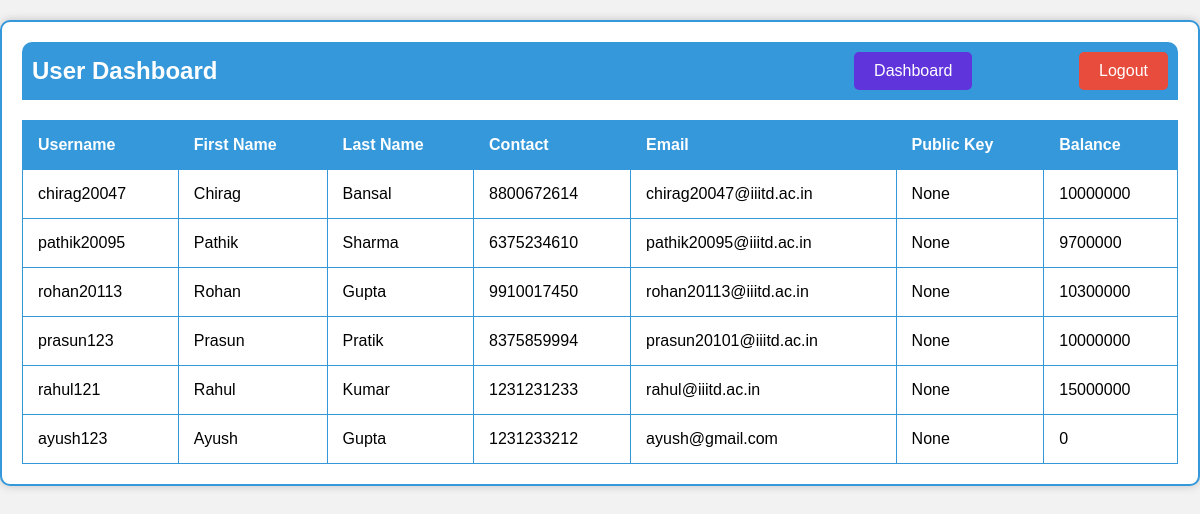
The page /users_list/ (signed in) on the database its author committed.
### project_app/models.py (models this page shows, shortened)
class AppUser(models.Model):
    first_name = models.CharField(max_length=30, null= False, blank=False, default = None)
    second_name = models.CharField(max_length=30, default= None)
    username = models.CharField(max_length=30, null= False, blank=False, default = None)
    password = models.CharField(max_length=256, null= False, blank=False, default = None)
    email = models.CharField(max_length=30, null= False, blank=False, default = None)
    contact = models.CharField(max_length=30, null= False, blank=False, default = None)
    public_key = models.CharField(max_length=256, null = True, blank = True, default = None)
    balance = models.DecimalField(decimal_places=0, max_digits=15, null = True, blank = True, default= 0)

### project_app/views.py (the view)
# urls.py: path("users_list/", views.dashboard_user_list, name="user_list_page"),
def dashboard_user_list(request):
    username = request.session.get('username')
    if(username is None):
        return redirect('/')
    request.session['username'] = username
    users = list(AppUser.objects.values())
    user_list = []
    for i in range(len(users)):
        if(users[i]['username'] != request.session.get('username')):
            user_list.append(users[i])
    return render(request, 'user_list.html', {'users':user_list})

### project_app/templates/user_list.html (shortened to what this page needs)
<!DOCTYPE html>
<html>
<head>
</head>
<body>
    <div class="container">
        <div class="navbar">
            <h2>User Dashboard</h2>
            <a class="dashboard-button" href="/admin_dashboard">Dashboard</a>
            <a class="logout-button" href="/logout">Logout</a>
        </div>
        <table>
            <thead>
                <tr>
                    <th>Username</th>
                    <th>First Name</th>
                    <th>Last Name</th>
                    <th>Contact</th>
                    <th>Email</th>
                    <th>Public Key</th>
                    <th>Balance</th>
                </tr>
            </thead>
            <tbody>
                {% for user in users %}
                <tr>
                    <td>{{ user.username }}</td>
                    <td>{{ user.first_name }}</td>
                    <td>{{ user.second_name }}</td>
                    <td>{{ user.contact }}</td>
                    <td>{{ user.email }}</td>
                    <td>{{ user.public_key }}</td>
                    <td>{{ user.balance }}</td>
                </tr>
                {% endfor %}
            </tbody>
        </table>
    </div>
</body>
</html>

### project_app/templates/user_list.html (style rules this page uses)
body { font-family: Arial, sans-serif; background-color: #f2f2f2; margin: 0; padding: 0; }
.container { max-width: 1200px; margin: 20px auto; padding: 20px; border: 2px solid #3498db; background-color: #fff; box-shadow: 0px 0px 10px rgba(0, 0, 0, 0.2); border-radius: 10px; }
.navbar { display: flex; justify-content: space-between; align-items: center; background-color: #3498db; padding: 10px; border-radius: 10px 10px 0 0; }
.navbar h2 { color: #fff; margin: 0; }
.dashboard-button { top: 35px; margin-left: 530px; right: 150px; background-color: #6034db; color: #fff; border: none; padding: 10px 20px; font-size: 16px; border-radius: 5px; cursor: pointer; text-decoration: none; }
.logout-button { background-color: #e74c3c; color: #fff; border: none; padding: 10px 20px; font-size: 16px; border-radius: 5px; cursor: pointer; text-decoration: none; }
table { width: 100%; border-collapse: collapse; margin-top: 20px; }
table, th, td { border: 1px solid #3498db; }
th, td { padding: 15px; text-align: left; }
th { background-color: #3498db; color: #fff; }

### rows shown on the page
AppUser: username "chirag20047", first_name "Chirag", second_name "Bansal", contact "8800672614", email "chirag20047@iiitd.ac.in", public_key "None", balance "10000000"
AppUser: username "pathik20095", first_name "Pathik", second_name "Sharma", contact "6375234610", email "pathik20095@iiitd.ac.in", public_key "None", balance "9700000"
AppUser: username "rohan20113", first_name "Rohan", second_name "Gupta", contact "9910017450", email "rohan20113@iiitd.ac.in", public_key "None", balance "10300000"
AppUser: username "prasun123", first_name "Prasun", second_name "Pratik", contact "8375859994", email "prasun20101@iiitd.ac.in", public_key "None", balance "10000000"
AppUser: username "rahul121", first_name "Rahul", second_name "Kumar", contact "1231231233", email "rahul@iiitd.ac.in", public_key "None", balance "15000000"
AppUser: username "ayush123", first_name "Ayush", second_name "Gupta", contact "1231233212", email "ayush@gmail.com", public_key "None", balance "0"
